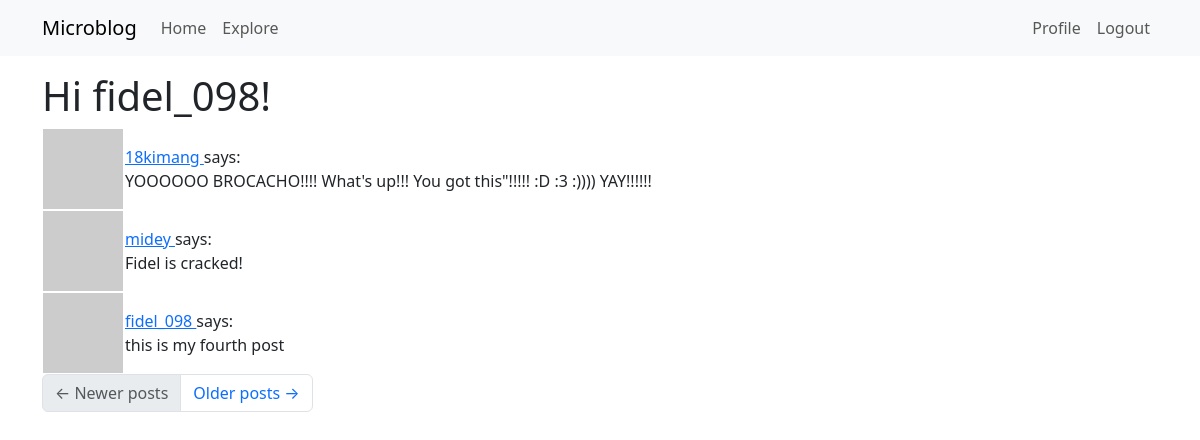
The page /explore (signed in) on the database its author committed.
### app/models.py (models this page shows, shortened)
class User(UserMixin, db.Model):
    id: so.Mapped[int] = so.mapped_column(primary_key=True)
    username: so.Mapped[str] = so.mapped_column(sa.String(64), index=True, unique=True)
    email: so.Mapped[str] = so.mapped_column(sa.String(120), index=True, unique=True)
    password_hash: so.Mapped[Optional[str]] = so.mapped_column(sa.String(256))
    posts: so.WriteOnlyMapped['Post'] = so.relationship(back_populates='author')
    about_me: so.Mapped[Optional[str]] = so.mapped_column(sa.String(140))
    last_seen: so.Mapped[Optional[datetime]] = so.mapped_column(default=lambda:
                                datetime.now(timezone.utc))
    def avatar(self, size):
        digest = md5(self.email.lower().encode('utf-8')).hexdigest()
        return f'https://www.gravatar.com/avatar/{digest}?d=identicon&s={size}'
    following: so.WriteOnlyMapped['User'] = so.relationship(
        secondary=followers,
        primaryjoin=(followers.c.follower_id == id),
        secondaryjoin=(followers.c.followed_id == id),
        back_populates='followers')
    followers: so.WriteOnlyMapped['User'] = so.relationship(
        secondary=followers, primaryjoin=(followers.c.followed_id == id),
        secondaryjoin=(followers.c.follower_id == id),
        back_populates='following')

class Post(db.Model):
    id: so.Mapped[int] = so.mapped_column(primary_key=True)
    body: so.Mapped[str] = so.mapped_column(sa.String(140))
    timestamp: so.Mapped[datetime] = so.mapped_column(index=True, default=lambda : datetime.now(timezone.utc))
    user_id: so.Mapped[int] = so.mapped_column(sa.ForeignKey(User.id), index=True)
    author: so.Mapped[User] = so.relationship(back_populates='posts')

### app/routes.py (the view)
@app.route('/explore')
@login_required
def explore():
    page = request.args.get('page', 1, type=int)
    query = sa.select(Post).order_by(Post.timestamp.desc())
    posts = db.paginate(query, page=page, per_page=app.config['POSTS_PER_PAGE'], error_out=False)
    next_url=None
    prev_url=None
    if posts.has_next:
        next_url = url_for('explore', page=posts.next_num)
    else:
        None
    if posts.has_prev:
        prev_url = url_for('explore', page=posts.prev_num)
    else:
        None
    return render_template('index.html', title='Explore',next_url=next_url, prev_url=prev_url, posts=posts.items)

### app/models.py (called while the page is built)
@login.user_loader
def load_user(id):
    return db.session.get(User, int(id))

### app/routes.py (called while the page is built)
@app.before_request
def before_request():
    if current_user.is_authenticated:
        current_user.last_seen = datetime.now(timezone.utc)
        db.session.commit()

### app/templates/index.html (shortened to what this page needs)
{% extends "base.html" %}
{% import "bootstrap_wtf.html" as wtf %}
{% block content %}
    <h1>Hi {{ current_user.username }}!</h1>
    {% for post in posts %}
        {% include '_post.html' %}
    {% endfor %}
    <nav aria-label="Post navigation">
        <ul class="pagination">
            <li class="page-item{% if not prev_url %} disabled{% endif %}">
                <a class="page-link" href="{{ prev_url }}">
                    <span aria-hidden="true">&larr;</span> Newer posts
                </a>
            </li>
            <li class="page-item{% if not next_url %} disabled{% endif %}">
                <a class="page-link" href="{{ next_url }}">
                    Older posts <span aria-hidden="true">&rarr;</span>
                </a>
            </li>
        </ul>
    </nav>
{% endblock %}

### app/templates/_post.html
<table class=""table table-hover>
    <tr>
        <td width="70px">
            <a href="{{ url_for('user', username=post.author.username) }}">
            <img src="{{ post.author.avatar(36) }}">
            </a>
        </td>
        <td>
            <a href="{{ url_for('user', username=post.author.username) }}">
                {{ post.author.username }}
            </a>
            says:<br>{{ post.body }}
        </td>
    </tr>
</table>

### rows shown on the page
User: username "fidel_098"
Post: author.username "18kimang", body "YOOOOOO BROCACHO!!!! What's up!!! You got this\"!!!!! :D :3 :)))) YAY!!!!!!"
Post: author.username "midey", body "Fidel is cracked!"
Post: author.username "fidel_098", body "this is my fourth post"
